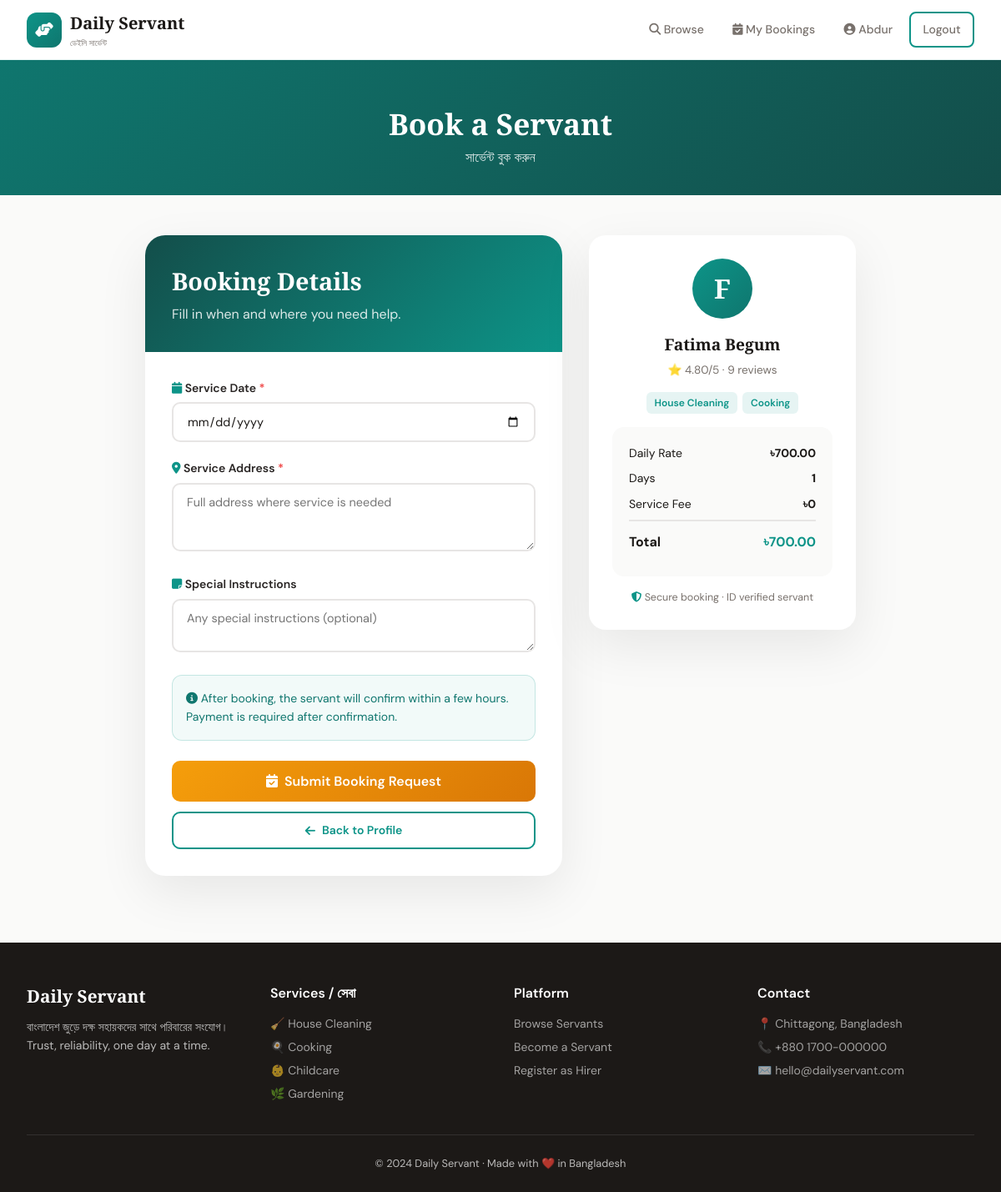
Screenshot of /bookings/book/1/ (signed in) with the database file from the repository.
### accounts/models.py (models this page shows, shortened)
class User(AbstractUser):
    ROLE_CHOICES = [
        ('hirer', 'Hirer'),
        ('servant', 'Servant'),
        ('admin', 'Admin'),
    ]
    role = models.CharField(max_length=10, choices=ROLE_CHOICES, default='hirer')
    phone = models.CharField(max_length=15, blank=True)
    address = models.TextField(blank=True)
    profile_picture = models.ImageField(upload_to='profiles/', blank=True, null=True)
    bio = models.TextField(blank=True)
    is_verified = models.BooleanField(default=False)
    created_at = models.DateTimeField(auto_now_add=True)
    def is_hirer(self):
        return self.role == 'hirer'

### servants/models.py (models this page shows, shortened)
class ServantProfile(models.Model):
    AVAILABILITY_CHOICES = [
        ('available', 'Available'),
        ('busy', 'Busy'),
        ('off', 'Off Duty'),
    ]
    user = models.OneToOneField(User, on_delete=models.CASCADE, related_name='servant_profile')
    categories = models.ManyToManyField(ServiceCategory, related_name='servants')
    daily_rate = models.DecimalField(max_digits=8, decimal_places=2, default=500.00)
    experience_years = models.PositiveIntegerField(default=0)
    availability_status = models.CharField(max_length=15, choices=AVAILABILITY_CHOICES, default='available')
    rating = models.DecimalField(max_digits=3, decimal_places=2, default=0.00,
                                  validators=[MinValueValidator(0), MaxValueValidator(5)])
    total_reviews = models.PositiveIntegerField(default=0)
    total_jobs = models.PositiveIntegerField(default=0)
    skills = models.TextField(blank=True, help_text='Comma-separated skills')
    location = models.CharField(max_length=200, blank=True)
    nid_number = models.CharField(max_length=20, blank=True)
    is_approved = models.BooleanField(default=False)
    created_at = models.DateTimeField(auto_now_add=True)

class ServiceCategory(models.Model):
    name = models.CharField(max_length=100)
    name_bn = models.CharField(max_length=100, blank=True)
    icon = models.CharField(max_length=50, default='fa-hands-helping')
    description = models.TextField(blank=True)
    color = models.CharField(max_length=20, default='#FF6B6B')

### bookings/views.py (the view)
# urls.py: path('book/<int:servant_id>/', views.book_servant, name='book_servant'),
@login_required
def book_servant(request, servant_id):
    servant = get_object_or_404(ServantProfile, pk=servant_id, is_approved=True)
    if not request.user.is_hirer():
        messages.error(request, 'Only hirers can book servants.')
        return redirect('servant_detail', pk=servant_id)
    if request.method == 'POST':
        from .forms import BookingForm
        form = BookingForm(request.POST)
        if form.is_valid():
            booking = form.save(commit=False)
            booking.hirer = request.user
            booking.servant = servant
            booking.total_amount = servant.daily_rate
            if Booking.objects.filter(servant=servant, service_date=booking.service_date,
                                       status__in=['pending', 'confirmed', 'in_progress']).exists():
                messages.error(request, 'Servant is already booked on this date.')
            else:
                booking.save()
                messages.success(request, 'Booking submitted! Awaiting servant confirmation. 🎯')
                return redirect('hirer_dashboard')
    else:
        from .forms import BookingForm
        form = BookingForm()
    return render(request, 'bookings/book.html', {'servant': servant, 'form': form})

### bookings/forms.py
class BookingForm(forms.ModelForm):
    class Meta:
        model = Booking
        fields = ['service_date', 'service_address', 'special_instructions']
        widgets = {
            'service_date': forms.DateInput(attrs={'type': 'date', 'min': ''}),
            'service_address': forms.Textarea(attrs={'rows': 3, 'placeholder': 'Full address where service is needed'}),
            'special_instructions': forms.Textarea(attrs={'rows': 2, 'placeholder': 'Any special instructions (optional)'}),
        }

### templates/bookings/book.html (shortened to what this page needs)
{% extends 'base.html' %}
{% block content %}
<div style="background:linear-gradient(135deg,var(--emerald-dark),#134e4a);padding:3rem 2rem 2rem;color:white;text-align:center">
    <h1 style="font-family:'Playfair Display',serif;font-size:2.2rem">Book a Servant</h1>
    <p style="opacity:.85">সার্ভেন্ট বুক করুন</p>
</div>
<div class="book-wrapper">
    <div class="book-form-card">
        <div class="book-form-header">
            <h1>Booking Details</h1>
            <p style="opacity:.85">Fill in when and where you need help.</p>
        </div>
        <div class="book-form-body">
            <form method="post">
                <div class="form-group">
                    <label><i class="fas fa-calendar" style="color:var(--emerald)"></i> Service Date <span style="color:#ef4444">*</span></label>
                    {{ form.service_date }}
                </div>
                <div class="form-group">
                    <label><i class="fas fa-map-marker-alt" style="color:var(--emerald)"></i> Service Address <span style="color:#ef4444">*</span></label>
                    {{ form.service_address }}
                </div>
                <div class="form-group">
                    <label><i class="fas fa-sticky-note" style="color:var(--emerald)"></i> Special Instructions</label>
                    {{ form.special_instructions }}
                </div>
                <div style="background:rgba(13,148,136,.05);border:1px solid rgba(13,148,136,.2);border-radius:12px;padding:1rem;margin-bottom:1.5rem;font-size:.875rem;color:var(--emerald-dark)">
                    <i class="fas fa-info-circle"></i> After booking, the servant will confirm within a few hours. Payment is required after confirmation.
                </div>
                <button type="submit" class="btn btn-gold" style="width:100%;justify-content:center;padding:.875rem;font-size:1rem">
                    <i class="fas fa-calendar-check"></i> Submit Booking Request
                </button>
                <a href="/servants/{{ servant.id }}/" class="btn btn-outline" style="width:100%;justify-content:center;margin-top:.75rem">
                    <i class="fas fa-arrow-left"></i> Back to Profile
                </a>
            </form>
        </div>
    </div>
    <div class="servant-summary">
        <div class="avatar">{{ servant.user.first_name|first }}</div>
        <h3 style="font-family:'Playfair Display',serif;font-size:1.2rem;text-align:center;margin-bottom:.25rem">{{ servant.user.get_full_name }}</h3>
        <p style="text-align:center;color:var(--muted);font-size:.85rem;margin-bottom:1rem">
            ⭐ {{ servant.rating }}/5 · {{ servant.total_reviews }} reviews
        </p>
        <div style="display:flex;flex-wrap:wrap;gap:.4rem;justify-content:center;margin-bottom:1rem">
            {% for cat in servant.categories.all %}
            <span style="background:rgba(13,148,136,.1);color:var(--emerald);padding:.2rem .6rem;border-radius:6px;font-size:.75rem;font-weight:600">{{ cat.name }}</span>
            {% endfor %}
        </div>
        <div class="price-breakdown">
            <div class="price-row"><span>Daily Rate</span><strong>৳{{ servant.daily_rate }}</strong></div>
            <div class="price-row"><span>Days</span><strong>1</strong></div>
            <div class="price-row"><span>Service Fee</span><strong>৳0</strong></div>
            <div class="price-row total"><span>Total</span><span style="color:var(--emerald)">৳{{ servant.daily_rate }}</span></div>
        </div>
        <div style="margin-top:1rem;font-size:.78rem;color:var(--muted);text-align:center">
            <i class="fas fa-shield-alt" style="color:var(--emerald)"></i> Secure booking · ID verified servant
        </div>
    </div>
</div>
{% endblock %}

### templates/base.html (shortened to what this page needs)
<!DOCTYPE html>
<html lang="en">
<head>
    <link rel="stylesheet" href="https://cdnjs.cloudflare.com/ajax/libs/font-awesome/6.5.0/css/all.min.css">
</head>
<body>
<nav id="navbar">
    <a href="/" class="nav-brand">
        <div class="logo-icon"><i class="fas fa-hands-helping"></i></div>
        <div>
            <div class="brand-text">Daily Servant</div>
            <div class="brand-sub">ডেইলি সার্ভেন্ট</div>
        </div>
    </a>
    <div class="nav-links">
        <a href="/servants/" class="hide-mobile"><i class="fas fa-search"></i> Browse</a>
        {% if user.is_authenticated %}
            {% if user.role == 'hirer' %}
                <a href="/bookings/hirer-dashboard/"><i class="fas fa-calendar-check"></i> <span class="hide-mobile">My Bookings</span></a>
            {% elif user.role == 'servant' %}
                <a href="/servants/dashboard/"><i class="fas fa-tachometer-alt"></i> <span class="hide-mobile">Dashboard</span></a>
            {% endif %}
            <a href="/accounts/profile/"><i class="fas fa-user-circle"></i> <span class="hide-mobile">{{ user.first_name }}</span></a>
            <a href="/accounts/logout/" class="btn btn-outline btn-sm">Logout</a>
        {% else %}
            <a href="/accounts/login/" class="hide-mobile">Login</a>
            <a href="/accounts/register/" class="btn btn-primary btn-sm">Get Started</a>
        {% endif %}
    </div>
</nav>
<main>{% block content %}{% endblock %}</main>
<footer>
    <div class="footer-grid">
        <div class="footer-brand">
            <div class="brand-text-f">Daily Servant</div>
            <p>বাংলাদেশ জুড়ে দক্ষ সহায়কদের সাথে পরিবারের সংযোগ।<br>Trust, reliability, one day at a time.</p>
        </div>
        <div class="footer-col">
            <h4>Services / সেবা</h4>
            <a href="#">🧹 House Cleaning</a>
            <a href="#">🍳 Cooking</a>
            <a href="#">👶 Childcare</a>
            <a href="#">🌿 Gardening</a>
        </div>
        <div class="footer-col">
            <h4>Platform</h4>
            <a href="/servants/">Browse Servants</a>
            <a href="/accounts/register/">Become a Servant</a>
            <a href="/accounts/register/">Register as Hirer</a>
        </div>
        <div class="footer-col">
            <h4>Contact</h4>
            <a href="#">📍 Chittagong, Bangladesh</a>
            <a href="#">📞 +880 1700-000000</a>
            <a href="#">✉️ hello@dailyservant.com</a>
        </div>
    </div>
    <div class="footer-bottom">© 2024 Daily Servant · Made with ❤️ in Bangladesh</div>
</footer>
</body>
</html>

### templates/base.html (style rules this page uses)
:root { --emerald: #0d9488; --emerald-dark: #0f766e; --emerald-light: #5eead4; --gold: #f59e0b; --charcoal: #1c1917; --slate: #292524; --muted: #78716c; --cream: #fafaf9; --border: #e7e5e4; --shadow: 0 20px 60px rgba(0,0,0,0.08); --shadow-lg: 0 30px 80px rgba(0,0,0,0.14); }
*,*::before,*::after { box-sizing:border-box;margin:0;padding:0 }
html { scroll-behavior:smooth }
body { font-family:'DM Sans',sans-serif;background:var(--cream);color:var(--charcoal);line-height:1.6;overflow-x:hidden }
nav { position:fixed;top:0;left:0;right:0;z-index:1000;background:rgba(255,255,255,0.94);backdrop-filter:blur(20px);border-bottom:1px solid rgba(13,148,136,0.1);padding:0 2rem;height:72px;display:flex;align-items:center;justify-content:space-between;transition:all .3s }
.nav-brand { display:flex;align-items:center;gap:10px;text-decoration:none }
.logo-icon { width:42px;height:42px;background:linear-gradient(135deg,var(--emerald),var(--emerald-dark));border-radius:12px;display:flex;align-items:center;justify-content:center;color:white;font-size:1.1rem;flex-shrink:0 }
.brand-text { font-family:'Playfair Display',serif;font-weight:700;font-size:1.25rem;color:var(--charcoal) }
.brand-sub { font-size:.62rem;color:var(--muted) }
.nav-links { display:flex;align-items:center;gap:.35rem }
.nav-links a { text-decoration:none;color:var(--muted);padding:.5rem .9rem;border-radius:8px;font-size:.875rem;font-weight:500;transition:all .2s }
.btn { display:inline-flex;align-items:center;gap:8px;padding:.6rem 1.4rem;border-radius:10px;font-weight:600;font-size:.875rem;text-decoration:none;border:none;cursor:pointer;transition:all .25s;font-family:'DM Sans',sans-serif }
.btn-sm { padding:.4rem 1rem;font-size:.8rem }
.btn-outline { background:transparent;color:var(--emerald);border:2px solid var(--emerald) }
.btn-gold { background:linear-gradient(135deg,var(--gold),#d97706);color:white }
main { padding-top:72px;min-height:100vh }
.form-group { margin-bottom:1.25rem }
.form-group label { display:block;font-weight:600;margin-bottom:.4rem;font-size:.875rem;color:var(--slate) }
.form-group input,.form-group select,.form-group textarea { width:100%;padding:.75rem 1rem;border:2px solid var(--border);border-radius:10px;font-size:.9rem;font-family:'DM Sans',sans-serif;transition:border-color .2s;background:white;color:var(--charcoal) }
footer { background:var(--charcoal);color:rgba(255,255,255,.7);padding:3rem 2rem 1.5rem;margin-top:5rem }
.footer-grid { display:grid;grid-template-columns:repeat(auto-fit,minmax(180px,1fr));gap:2rem;max-width:1200px;margin:0 auto 2rem }
.footer-brand .brand-text-f { font-family:'Playfair Display',serif;color:white;font-size:1.3rem;font-weight:700 }
.footer-brand p { font-size:.875rem;margin-top:.5rem }
.footer-col h4 { color:white;font-weight:600;margin-bottom:.75rem }
.footer-col a { display:block;color:rgba(255,255,255,.6);text-decoration:none;font-size:.875rem;margin-bottom:.35rem;transition:color .2s }
.footer-bottom { text-align:center;padding-top:1.5rem;border-top:1px solid rgba(255,255,255,.1);font-size:.8rem }

### templates/bookings/book.html (style rules this page uses)
.book-wrapper { max-width:900px;margin:3rem auto;padding:0 1.5rem;display:grid;grid-template-columns:1fr 320px;gap:2rem }
.book-form-card { background:white;border-radius:24px;box-shadow:var(--shadow);overflow:hidden }
.book-form-header { background:linear-gradient(135deg,#134e4a,var(--emerald));padding:2rem;color:white }
.book-form-header h1 { font-family:'Playfair Display',serif;font-size:1.8rem;margin-bottom:.25rem }
.book-form-body { padding:2rem }
.servant-summary { background:white;border-radius:20px;box-shadow:var(--shadow);padding:1.75rem;height:fit-content;position:sticky;top:88px }
.servant-summary .avatar { width:72px;height:72px;border-radius:50%;background:linear-gradient(135deg,var(--emerald),var(--emerald-dark));display:flex;align-items:center;justify-content:center;font-family:'Playfair Display',serif;font-size:2rem;color:white;font-weight:700;margin:0 auto 1rem }
.price-breakdown { background:var(--cream);border-radius:14px;padding:1.25rem;margin-top:1rem }
.price-row { display:flex;justify-content:space-between;font-size:.875rem;margin-bottom:.5rem }
.price-row.total { font-weight:700;font-size:1rem;padding-top:.75rem;border-top:2px solid var(--border);margin-top:.5rem }

### rows the page displays
User: first_name "Abdur"
ServantProfile: user.first_name|first "F", user.get_full_name "Fatima Begum", rating "4.80", total_reviews "9", daily_rate "700.00"
ServiceCategory: name "House Cleaning"
ServiceCategory: name "Cooking"
